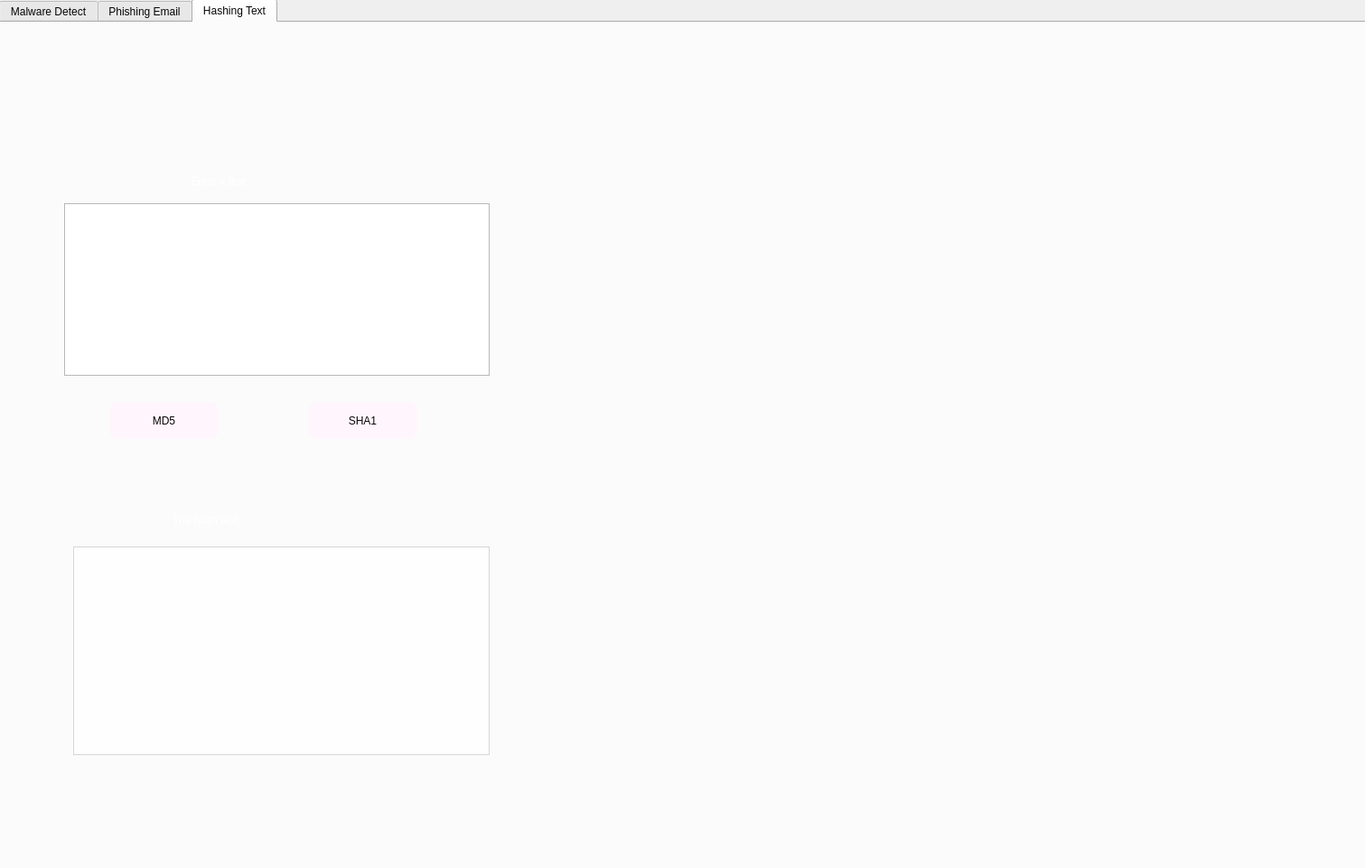
<?xml version="1.0" encoding="UTF-8"?>
<ui version="4.0">
 <class>Form</class>
 <widget class="QWidget" name="Form">
  <property name="geometry">
   <rect>
    <x>0</x>
    <y>0</y>
    <width>1511</width>
    <height>961</height>
   </rect>
  </property>
  <property name="windowTitle">
   <string>Form</string>
  </property>
  <widget class="QTabWidget" name="tabWidget">
   <property name="geometry">
    <rect>
     <x>-1</x>
     <y>-1</y>
     <width>1521</width>
     <height>971</height>
    </rect>
   </property>
   <property name="maximumSize">
    <size>
     <width>1521</width>
     <height>971</height>
    </size>
   </property>
   <property name="styleSheet">
    <string notr="true">
color: rgb(14, 70, 255);
alternate-background-color: rgb(208, 196, 255);
color: rgb(6, 6, 6);
font: 13pt &quot;MS Shell Dlg 2&quot;;</string>
   </property>
   <property name="currentIndex">
    <number>2</number>
   </property>
   <widget class="QWidget" name="widget">
    <attribute name="title">
     <string>Malware Detect</string>
    </attribute>
    <widget class="QLabel" name="label">
     <property name="geometry">
      <rect>
       <x>-6</x>
       <y>-1</y>
       <width>1521</width>
       <height>951</height>
      </rect>
     </property>
     <property name="text">
      <string/>
     </property>
     <property name="pixmap">
      <pixmap>pic.jpg</pixmap>
     </property>
     <property name="scaledContents">
      <bool>true</bool>
     </property>
    </widget>
    <widget class="QLabel" name="label_7">
     <property name="geometry">
      <rect>
       <x>210</x>
       <y>240</y>
       <width>1161</width>
       <height>611</height>
      </rect>
     </property>
     <property name="styleSheet">
      <string notr="true">background-color:rgb(255, 255, 255,200)</string>
     </property>
     <property name="text">
      <string/>
     </property>
    </widget>
    <widget class="QPushButton" name="pushButton_2">
     <property name="geometry">
      <rect>
       <x>630</x>
       <y>490</y>
       <width>291</width>
       <height>51</height>
      </rect>
     </property>
     <property name="styleSheet">
      <string notr="true">background-color: rgb(184, 133, 255);
color: rgb(255, 255, 255);
font: 18pt &quot;MS Shell Dlg 2&quot;;
 box-shadow: 0 5px #666;
 border-radius: 10px;
 transition-duration: 0.4s;
display: inline-block;
cursor: pointer;</string>
     </property>
     <property name="text">
      <string>Scan file</string>
     </property>
    </widget>
    <widget class="QPlainTextEdit" name="plainTextEdit_2">
     <property name="geometry">
      <rect>
       <x>500</x>
       <y>670</y>
       <width>561</width>
       <height>31</height>
      </rect>
     </property>
     <property name="styleSheet">
      <string notr="true">color: rgb(10, 10, 10);
font: 12pt &quot;MS Shell Dlg 2&quot;;</string>
     </property>
    </widget>
    <widget class="QPushButton" name="pushButton_3">
     <property name="geometry">
      <rect>
       <x>630</x>
       <y>730</y>
       <width>291</width>
       <height>51</height>
      </rect>
     </property>
     <property name="styleSheet">
      <string notr="true">font: 18pt &quot;MS Shell Dlg 2&quot;;
color: rgb(255, 255, 255);
background-color: rgb(183, 149, 255);
 box-shadow: 0 5px #666;
 border-radius: 10px;
 transition-duration: 0.4s;
display: inline-block;
cursor: pointer;</string>
     </property>
     <property name="text">
      <string>Check Malware</string>
     </property>
    </widget>
    <widget class="QLabel" name="label_8">
     <property name="geometry">
      <rect>
       <x>710</x>
       <y>590</y>
       <width>991</width>
       <height>91</height>
      </rect>
     </property>
     <property name="styleSheet">
      <string notr="true">color: rgb(255, 255, 255);
font: 20pt &quot;MS Shell Dlg 2&quot;;
color: rgb(10, 10, 10);</string>
     </property>
     <property name="text">
      <string>Enter a link </string>
     </property>
    </widget>
    <widget class="QLabel" name="label_6">
     <property name="geometry">
      <rect>
       <x>710</x>
       <y>400</y>
       <width>851</width>
       <height>101</height>
      </rect>
     </property>
     <property name="styleSheet">
      <string notr="true">font: 20pt &quot;MS Shell Dlg 2&quot;;
color: rgb(8, 8, 8);</string>
     </property>
     <property name="text">
      <string>Select a file </string>
     </property>
    </widget>
   </widget>
   <widget class="QWidget" name="tab_2">
    <attribute name="title">
     <string>Phishing Email</string>
    </attribute>
    <widget class="QLabel" name="label_2">
     <property name="geometry">
      <rect>
       <x>-20</x>
       <y>0</y>
       <width>1541</width>
       <height>951</height>
      </rect>
     </property>
     <property name="text">
      <string/>
     </property>
     <property name="pixmap">
      <pixmap>phishing_background.png</pixmap>
     </property>
     <property name="scaledContents">
      <bool>true</bool>
     </property>
    </widget>
    <widget class="QLabel" name="label_11">
     <property name="geometry">
      <rect>
       <x>274</x>
       <y>319</y>
       <width>901</width>
       <height>261</height>
      </rect>
     </property>
     <property name="styleSheet">
      <string notr="true">background-color: rgb(255, 255, 255,200);</string>
     </property>
     <property name="text">
      <string/>
     </property>
    </widget>
    <widget class="QLabel" name="label_9">
     <property name="geometry">
      <rect>
       <x>580</x>
       <y>380</y>
       <width>481</width>
       <height>51</height>
      </rect>
     </property>
     <property name="styleSheet">
      <string notr="true">color: rgb(3, 3, 3);
font: 16pt &quot;MS Shell Dlg 2&quot;;</string>
     </property>
     <property name="text">
      <string>Email Phishing checker</string>
     </property>
    </widget>
    <widget class="QPlainTextEdit" name="plainTextEdit_4">
     <property name="geometry">
      <rect>
       <x>530</x>
       <y>450</y>
       <width>431</width>
       <height>41</height>
      </rect>
     </property>
     <property name="styleSheet">
      <string notr="true">color: rgb(4, 4, 4);
font: 12pt &quot;MS Shell Dlg 2&quot;;</string>
     </property>
    </widget>
    <widget class="QPushButton" name="pushButton_5">
     <property name="geometry">
      <rect>
       <x>650</x>
       <y>530</y>
       <width>201</width>
       <height>61</height>
      </rect>
     </property>
     <property name="styleSheet">
      <string notr="true">color: rgb(7, 7, 7);
background-color: rgb(255, 92, 95);
font: 14pt &quot;MS Shell Dlg 2&quot;;
 box-shadow: 0 5px #666;
 border-radius: 10px;
 transition-duration: 0.4s;
display: inline-block;
cursor: pointer;</string>
     </property>
     <property name="text">
      <string>Check Email</string>
     </property>
    </widget>
   </widget>
   <widget class="QWidget" name="tab_3">
    <attribute name="title">
     <string>Hashing Text</string>
    </attribute>
    <widget class="QLabel" name="label_3">
     <property name="geometry">
      <rect>
       <x>-6</x>
       <y>-1</y>
       <width>1521</width>
       <height>951</height>
      </rect>
     </property>
     <property name="text">
      <string/>
     </property>
     <property name="pixmap">
      <pixmap>hashing_background.jpg</pixmap>
     </property>
     <property name="scaledContents">
      <bool>true</bool>
     </property>
    </widget>
    <widget class="QPushButton" name="pushButton">
     <property name="geometry">
      <rect>
       <x>120</x>
       <y>420</y>
       <width>121</width>
       <height>41</height>
      </rect>
     </property>
     <property name="styleSheet">
      <string notr="true">font: 16pt &quot;MS Shell Dlg 2&quot;;
background-color: rgb(255, 246, 253);
 box-shadow: 0 5px #666;
 border-radius: 10px;
 transition-duration: 0.4s;
display: inline-block;
cursor: pointer;</string>
     </property>
     <property name="text">
      <string>MD5</string>
     </property>
    </widget>
    <widget class="QPlainTextEdit" name="plainTextEdit">
     <property name="geometry">
      <rect>
       <x>70</x>
       <y>200</y>
       <width>471</width>
       <height>191</height>
      </rect>
     </property>
     <property name="styleSheet">
      <string notr="true">color: rgb(7, 7, 7);
font: 16pt &quot;MS Shell Dlg 2&quot;;</string>
     </property>
    </widget>
    <widget class="QLabel" name="label_4">
     <property name="geometry">
      <rect>
       <x>210</x>
       <y>110</y>
       <width>601</width>
       <height>131</height>
      </rect>
     </property>
     <property name="styleSheet">
      <string notr="true">color: rgb(255, 255, 255);
font: 20pt &quot;MS Shell Dlg 2&quot;;</string>
     </property>
     <property name="text">
      <string>Enter a text </string>
     </property>
    </widget>
    <widget class="QLabel" name="label_5">
     <property name="geometry">
      <rect>
       <x>190</x>
       <y>520</y>
       <width>751</width>
       <height>61</height>
      </rect>
     </property>
     <property name="styleSheet">
      <string notr="true">color: rgb(255, 255, 255);
font: 20pt &quot;MS Shell Dlg 2&quot;;</string>
     </property>
     <property name="text">
      <string>The hash text</string>
     </property>
    </widget>
    <widget class="QPushButton" name="pushButton_4">
     <property name="geometry">
      <rect>
       <x>340</x>
       <y>420</y>
       <width>121</width>
       <height>41</height>
      </rect>
     </property>
     <property name="styleSheet">
      <string notr="true">font: 16pt &quot;MS Shell Dlg 2&quot;;
background-color: rgb(255, 246, 253);
 box-shadow: 0 5px #666;
 border-radius: 10px;
 transition-duration: 0.4s;
display: inline-block;
cursor: pointer;</string>
     </property>
     <property name="text">
      <string>SHA1</string>
     </property>
    </widget>
    <widget class="QPlainTextEdit" name="plainTextEdit_3">
     <property name="geometry">
      <rect>
       <x>80</x>
       <y>580</y>
       <width>461</width>
       <height>231</height>
      </rect>
     </property>
     <property name="styleSheet">
      <string notr="true">background-color: rgb(255, 255, 255,180);
color: rgb(7, 7, 7);
font: 16pt &quot;MS Shell Dlg 2&quot;;</string>
     </property>
    </widget>
   </widget>
  </widget>
 </widget>
 <resources/>
 <connections/>
</ui>
